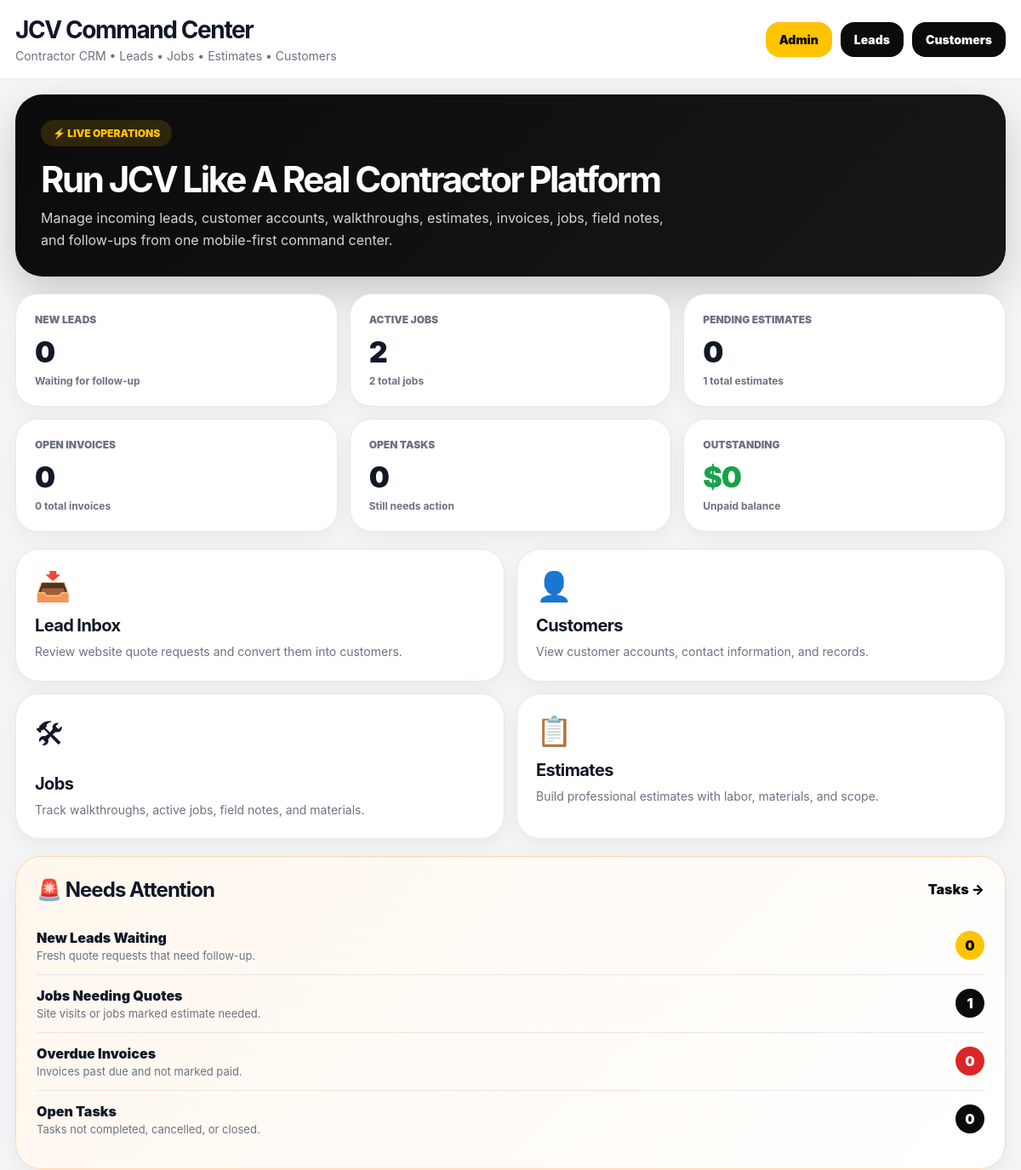
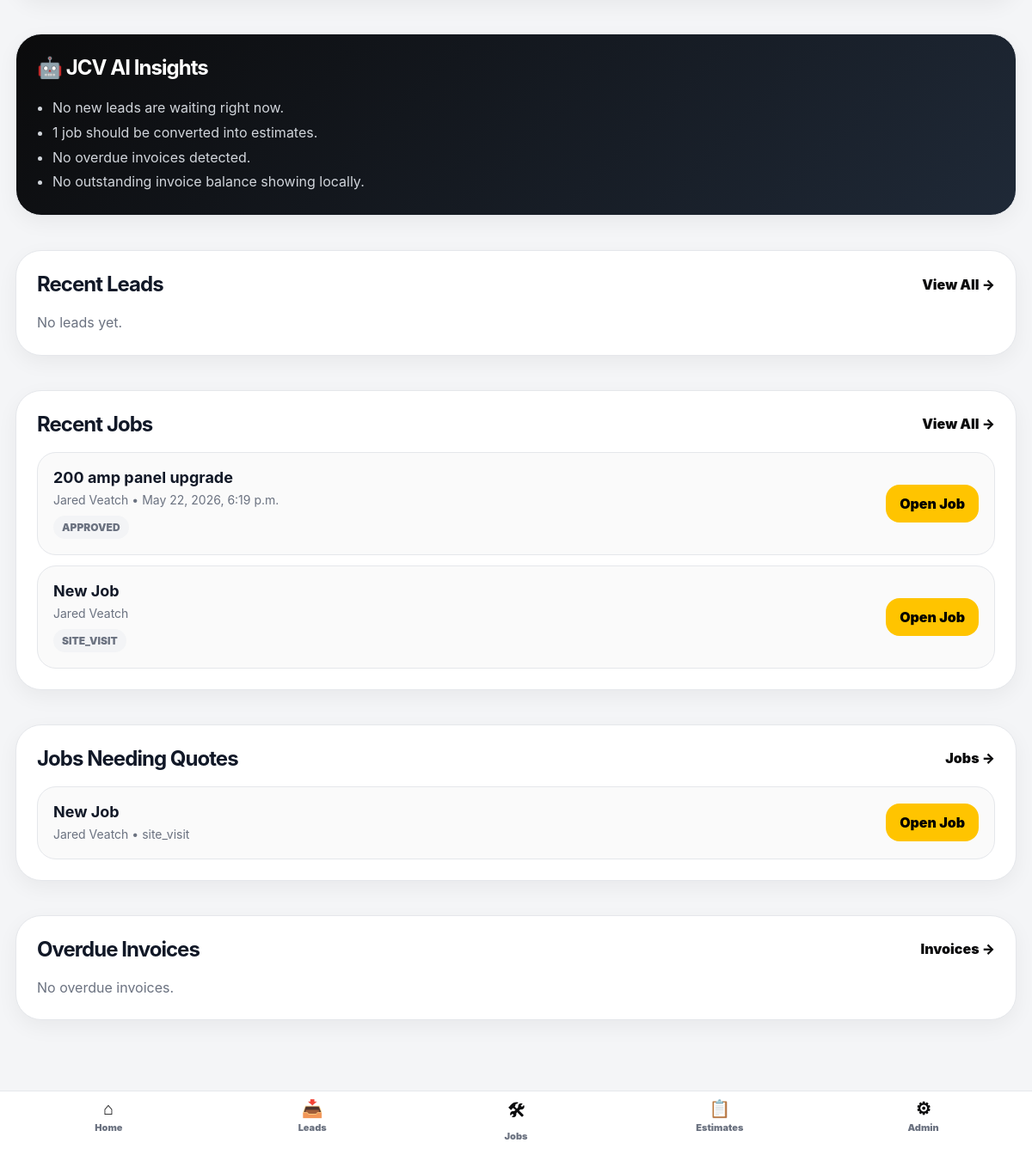
Before: /dashboard/ (signed in) with the older database file (2 pictures, top to bottom).
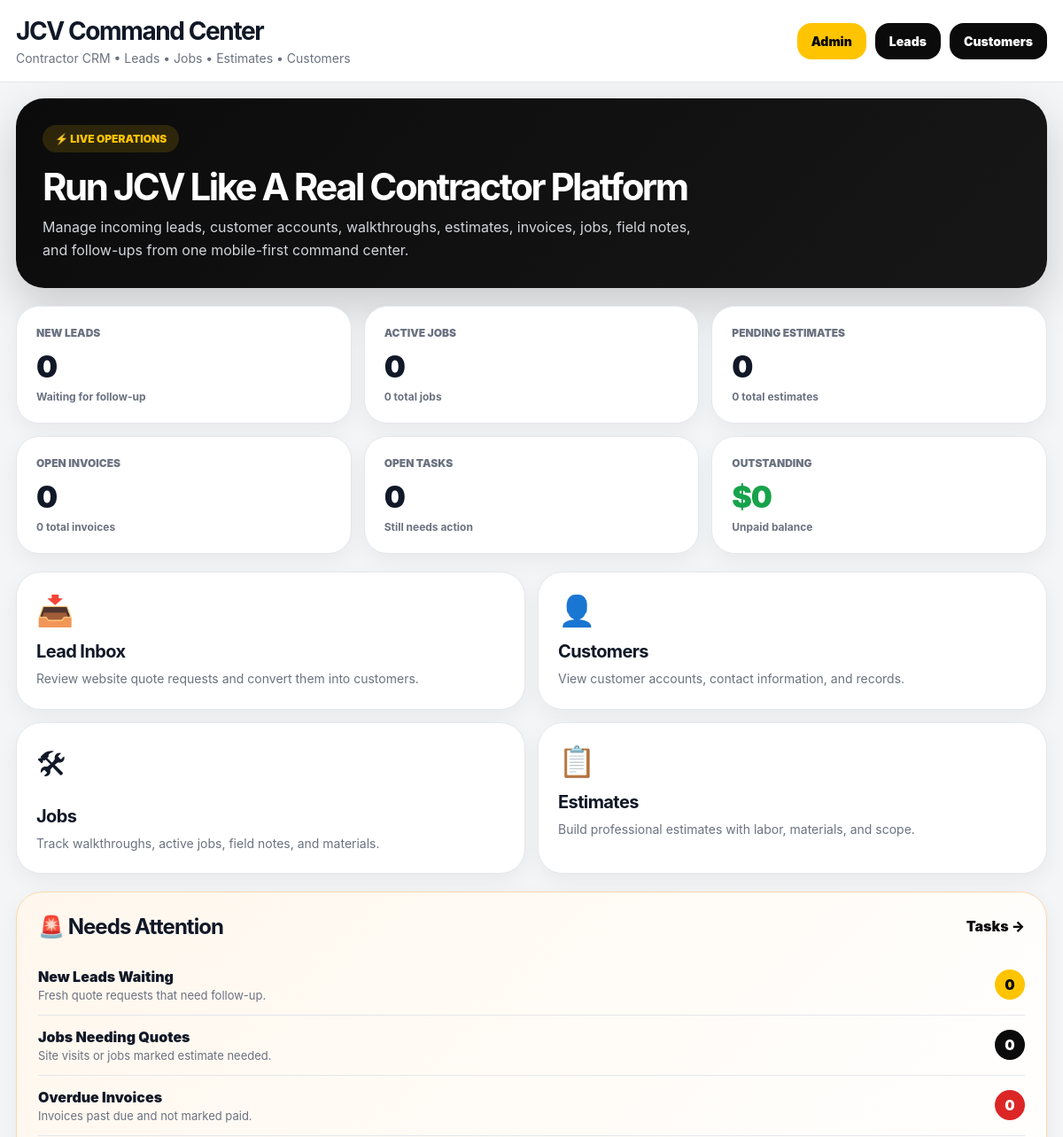
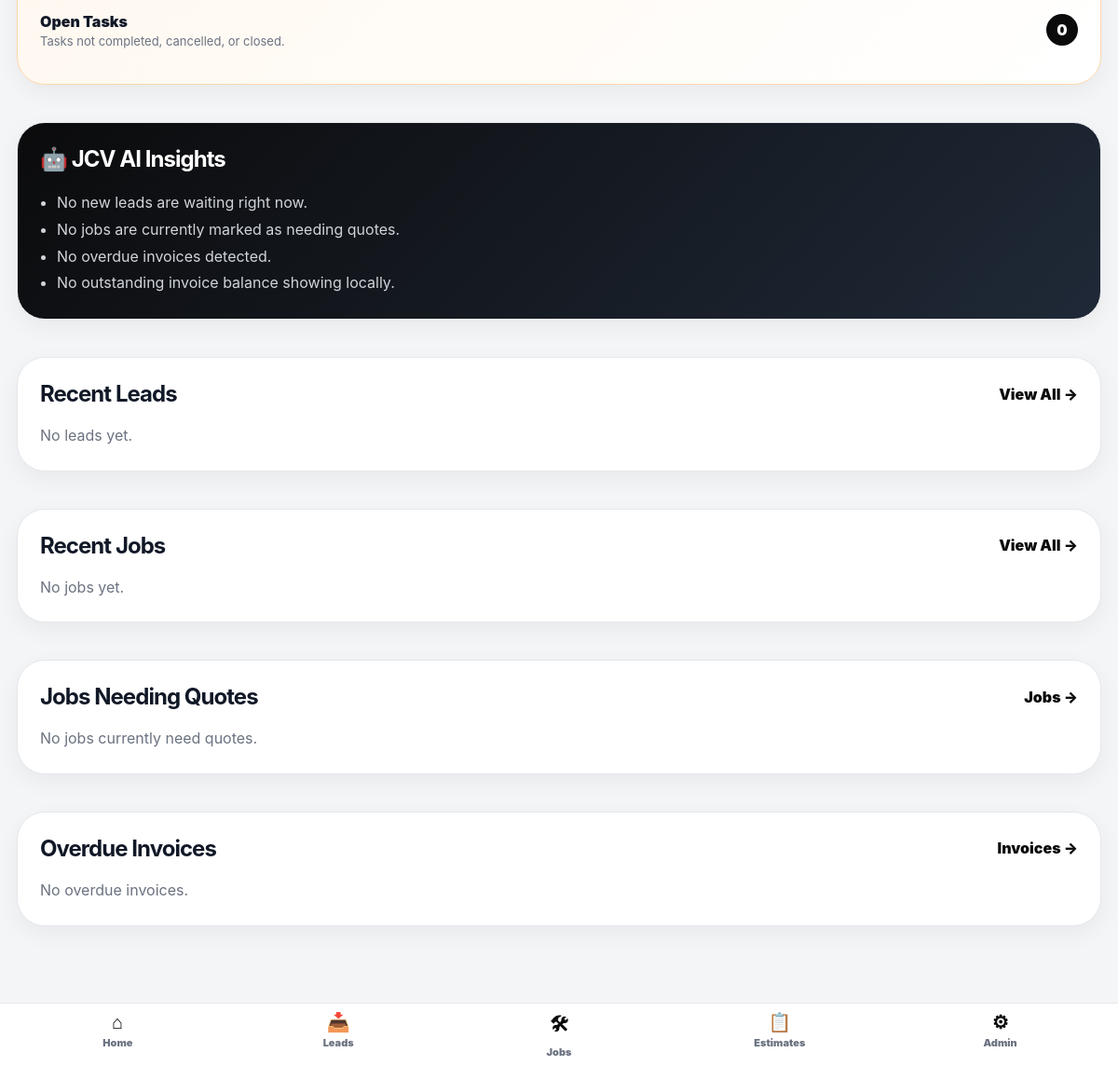
After: the same page with the newer database file (2 pictures, top to bottom).
### core/models.py (models this page shows, shortened)
class Job(models.Model):
    STATUS_CHOICES = [
        ("new", "New"),
        ("site_visit", "Site Visit"),
        ("estimate_needed", "Estimate Needed"),
        ("estimate_sent", "Estimate Sent"),
        ("approved", "Approved"),
        ("scheduled", "Scheduled"),
        ("in_progress", "In Progress"),
        ("waiting_parts", "Waiting on Parts"),
        ("completed", "Completed"),
        ("invoiced", "Invoiced"),
        ("paid", "Paid"),
        ("cancelled", "Cancelled"),
    ]
    PRIORITY_CHOICES = [
        ("low", "Low"),
        ("normal", "Normal"),
        ("high", "High"),
        ("urgent", "Urgent"),
    ]
    customer = models.ForeignKey(Customer, on_delete=models.CASCADE, related_name="jobs")
    template = models.ForeignKey(
        ServiceTemplate,
        on_delete=models.SET_NULL,
        blank=True,
        null=True,
        related_name="jobs",
    )
    title = models.CharField(max_length=255)
    status = models.CharField(max_length=50, choices=STATUS_CHOICES, default="new")
    priority = models.CharField(max_length=50, choices=PRIORITY_CHOICES, default="normal")
    assigned_to = models.CharField(max_length=255, blank=True, null=True)
    job_address = models.CharField(max_length=255, blank=True, null=True)
    description = models.TextField(blank=True, null=True)
    site_notes = models.TextField(blank=True, null=True)
    material_notes = models.TextField(blank=True, null=True)
    estimated_total_price = models.DecimalField(max_digits=10, decimal_places=2, default=0)
    scheduled_date = models.DateTimeField(blank=True, null=True)
    completed_at = models.DateTimeField(blank=True, null=True)
    created_at = models.DateTimeField(auto_now_add=True)
    class Meta:
        ordering = ["-created_at"]

class Customer(models.Model):
    CUSTOMER_TYPE_CHOICES = [
        ("residential", "Residential"),
        ("commercial", "Commercial"),
        ("industrial", "Industrial"),
    ]
    STATUS_CHOICES = [
        ("active", "Active"),
        ("inactive", "Inactive"),
        ("lead", "Lead"),
    ]
    name = models.CharField(max_length=255)
    company_name = models.CharField(max_length=255, blank=True, null=True)
    phone = models.CharField(max_length=50, blank=True, null=True)
    email = models.EmailField(blank=True, null=True)
    customer_type = models.CharField(
        max_length=50,
        choices=CUSTOMER_TYPE_CHOICES,
        default="residential",
    )
    status = models.CharField(
        max_length=50,
        choices=STATUS_CHOICES,
        default="active",
    )
    address = models.CharField(max_length=255, blank=True, null=True)
    city = models.CharField(max_length=100, blank=True, null=True)
    notes = models.TextField(blank=True, null=True)
    created_at = models.DateTimeField(auto_now_add=True)
    def __str__(self):
        if self.company_name:
            return f"{self.name} - {self.company_name}"
        return self.name

### core/views.py (the view)
@staff_member_required
def dashboard(request):
    today = timezone.now().date()
    new_quotes = QuoteRequest.objects.filter(status="new").order_by("-created_at")
    recent_leads = QuoteRequest.objects.order_by("-created_at")[:5]
    active_jobs = Job.objects.exclude(
        status__in=["completed", "cancelled", "paid"]
    )
    jobs_needing_quotes = Job.objects.filter(
        status__in=["site_visit", "estimate_needed"]
    ).order_by("-created_at")[:5]
    approved_jobs = Job.objects.filter(
        status="approved"
    ).order_by("-created_at")[:5]
    open_tasks = Task.objects.exclude(
        status__in=["done", "completed", "cancelled"]
    )
    open_invoices = Invoice.objects.exclude(status="paid")
    overdue_invoices = Invoice.objects.filter(
        due_date__lt=today
    ).exclude(status="paid")
    pending_estimates = Estimate.objects.filter(
        status__in=["draft", "sent"]
    )
    revenue_total = Invoice.objects.filter(
        status="paid"
    ).aggregate(total=Sum("total"))["total"] or 0
    outstanding_total = open_invoices.aggregate(
        total=Sum("amount_due")
    )["total"] or 0
    context = {
        "new_quotes": recent_leads,
        "recent_leads": recent_leads,
        "recent_jobs": Job.objects.order_by("-created_at")[:5],
        "recent_tasks": open_tasks.order_by("due_date", "-created_at")[:5],
        "jobs_needing_quotes": jobs_needing_quotes,
        "approved_jobs": approved_jobs,
        "overdue_invoices": overdue_invoices.order_by("due_date")[:5],
        "quotes_count": new_quotes.count(),
        "customers_count": Customer.objects.count(),
        "jobs_count": active_jobs.count(),
        "estimates_count": pending_estimates.count(),
        "invoices_count": open_invoices.count(),
        "open_tasks_count": open_tasks.count(),
        "total_jobs_count": Job.objects.count(),
        "total_estimates_count": Estimate.objects.count(),
        "total_invoices_count": Invoice.objects.count(),
        "jobs_needing_quotes_count": jobs_needing_quotes.count(),
        "approved_jobs_count": approved_jobs.count(),
        "overdue_invoices_count": overdue_invoices.count(),
        "revenue_total": revenue_total,
        "outstanding_total": outstanding_total,
    }
    return render(request, "dashboard.html", context)

### core/templates/dashboard.html (shortened to what the changed rows need)
{% load static %}
<!DOCTYPE html>
<html lang="en">
<head>
</head>
<body>
<div class="topbar">
    <div class="brand">
        <h1>JCV Command Center</h1>
    </div>
</div>
<div class="container">
    <section class="hero">
        <h2>Run JCV Like A Real Contractor Platform</h2>
    </section>
    <section class="stats">
        <div class="stat-card">
            <div class="stat-label">Active Jobs</div>
            <div class="stat-number">{{ jobs_count }}</div>
            <div class="stat-sub">{{ total_jobs_count }} total jobs</div>
        </div>
        <div class="stat-card">
            <div class="stat-label">Pending Estimates</div>
            <div class="stat-number">{{ estimates_count }}</div>
            <div class="stat-sub">{{ total_estimates_count }} total estimates</div>
        </div>
    </section>
    <div class="grid-2">
        <section class="section attention">
            <div class="section-header">
                <h2>🚨 Needs Attention</h2>
            </div>
            <div class="attention-item">
                <div>
                    <div class="attention-title">Jobs Needing Quotes</div>
                    <div class="attention-note">Site visits or jobs marked estimate needed.</div>
                </div>
                <span class="count-badge">{{ jobs_needing_quotes_count }}</span>
            </div>
        </section>
        <section class="section jarvis">
            <div class="section-header">
                <h2>🤖 JCV AI Insights</h2>
            </div>
            <ul>
                {% if quotes_count > 0 %}
                    <li>You have {{ quotes_count }} new lead{{ quotes_count|pluralize }} waiting for follow-up.</li>
                {% else %}
                    <li>No new leads are waiting right now.</li>
                {% endif %}
                {% if jobs_needing_quotes_count > 0 %}
                    <li>{{ jobs_needing_quotes_count }} job{{ jobs_needing_quotes_count|pluralize }} should be converted into estimates.</li>
                {% else %}
                    <li>No jobs are currently marked as needing quotes.</li>
                {% endif %}
                {% if overdue_invoices_count > 0 %}
                    <li>{{ overdue_invoices_count }} invoice{{ overdue_invoices_count|pluralize }} appear overdue.</li>
                {% else %}
                    <li>No overdue invoices detected.</li>
                {% endif %}
                {% if outstanding_total %}
                    <li>You have ${{ outstanding_total }} in open invoice balance.</li>
                {% else %}
                    <li>No outstanding invoice balance showing locally.</li>
                {% endif %}
            </ul>
        </section>
    </div>
    <div class="grid-2">
        <section class="section">
            <div class="section-header">
                <h2>Recent Leads</h2>
            </div>
        </section>
        <section class="section">
            <div class="section-header">
                <h2>Recent Jobs</h2>
                <a class="section-link" href="/jobs/">View All →</a>
            </div>
            {% for job in recent_jobs %}
                <div class="list-card">
                    <div class="list-left">
                        <h3>{{ job.title }}</h3>
                        <p>
                            {{ job.customer }}
                            {% if job.scheduled_date %} • {{ job.scheduled_date }}{% endif %}
                        </p>
                        <span class="pill">{{ job.status }}</span>
                    </div>
                    <a class="open-btn" href="/jobs/{{ job.id }}/">Open Job</a>
                </div>
            {% empty %}
                <p class="empty">No jobs yet.</p>
            {% endfor %}
        </section>
    </div>
    <div class="grid-2">
        <section class="section">
            <div class="section-header">
                <h2>Jobs Needing Quotes</h2>
                <a class="section-link" href="/jobs/">Jobs →</a>
            </div>
            {% for job in jobs_needing_quotes %}
                <div class="list-card">
                    <div class="list-left">
                        <h3>{{ job.title }}</h3>
                        <p>{{ job.customer }} • {{ job.status }}</p>
                    </div>
                    <a class="open-btn" href="/jobs/{{ job.id }}/">Open Job</a>
                </div>
            {% empty %}
                <p class="empty">No jobs currently need quotes.</p>
            {% endfor %}
        </section>
        <section class="section">
            <div class="section-header">
                <h2>Overdue Invoices</h2>
            </div>
        </section>
    </div>
</div>
</body>
</html>

Changed rows visible on the page:
removed Job: title "200 amp panel upgrade", customer "Jared Veatch", scheduled_date "May 22, 2026, 6:19 p.m.", status "APPROVED", shown under "Recent Jobs"
removed Job: title "New Job", customer "Jared Veatch", status "SITE_VISIT", status "site_visit"
Other visible differences:
{{ jobs_count }}: "2" → "0"
{{ total_jobs_count }}: "2" → "0"
{{ total_estimates_count }}: "1" → "0"
{{ jobs_needing_quotes_count }}: "1" → "0"
{{ jobs_needing_quotes_count }}: "1" → (not shown)
text no longer shown: "job should be converted into estimates."
text now shown: "No jobs are currently marked as needing quotes. No jobs yet. No jobs currently need quotes."
